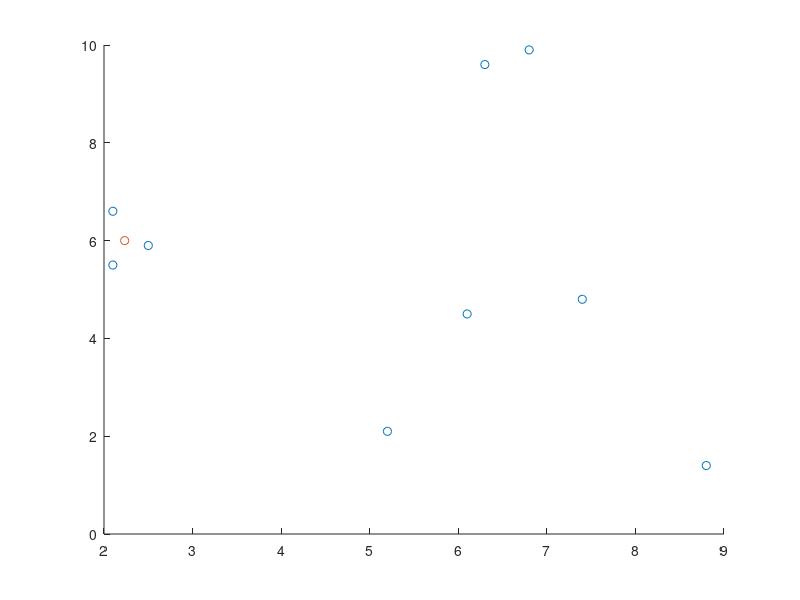

MATLAB code to generate this figure:
coords=[2.1 6.6;2.5 5.9;8.8 1.4;6.1 4.5;6.3 9.6;7.4 4.8;5.2 2.1;2.1 5.5;6.8 9.9];
x=coords(:,1);
y=coords(:,2);
A=sortrows(coords)
Ztotalx=zeros(9,1);
Ztotaly=zeros(9,1);
ZtotalAllx=zeros(9,9);
ZtotalAlly=zeros(9,9);

for i=1:9,
    
    for n=1:9;
        Zx=A(n,1)-A(i,1);
        Ztotalx(n,:)=Zx;
    end
   ZtotalAllx(:,i)=Ztotalx;
end

for p=1:9,
    
    for q=1:9;
        Zy=A(q,2)-A(p,2);
        Ztotaly(q,:)=Zy;
    end
   ZtotalAlly(:,p)=Ztotaly;
end


%This squares the distance that has already been calculated (x1-x2)^2.
%ZtotalAllx is x1-x2 for between all x coordinates
squarex=ZtotalAllx.^2;
squarey=ZtotalAlly.^2;
addsquare=squarex+squarey;
dist=sqrt(addsquare);

dist(dist>1)=0;
dist

scatter(x,y)
hold on
mx=mean(A(1:3,1))
my=mean(A(1:3,2))
scatter(mx,my)


% [ux,i,j]=unique(A,'rows');
% 
% Pos1=1;
% Pos2=2;
% a=1;
% z=zeros(6,1);
% 
% % for a=1:6,
% %     if x(n+1)<=x(a)*1.1
% %         z(a)=
% 
% f= [1990 1998 2001 2004];
% val = 2000; %value to find
% tmp = abs(f-val);
% [idx idx] = min(tmp); %index of closest value
% closest = f(idx); %closest value
% %%%%%%%%%%%%%%%%%%%


